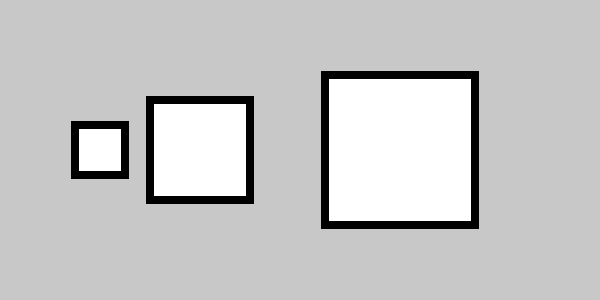
Frame 1 (no input)
Frame 60 (no input): identical to frame 1, image omitted
Frame 120 (the mouse pressed at the canvas centre since frame 60): identical to frame 1, image omitted

The p5.js sketch that drew this single still picture (run headless with seeded random() and noise() and a simulated clock; from frame 60 on, the mouse is pressed at the canvas centre):

// p5.js sketch
// ── sketch.js
let zijde = 50

function setup() {
  createCanvas(600, 300)
  background(200)
  strokeWeight(8)
  rectMode(CENTER)
  square(width * (1 / 6), height / 2, zijde)
  square(width * (2 / 6), height / 2, 2 * zijde)
  square(width * (4 / 6), height / 2, 3 * zijde)

}

function draw() {

}
